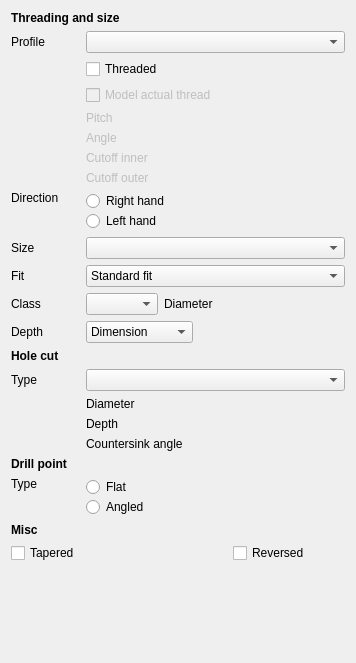
<?xml version="1.0" encoding="UTF-8"?>
<ui version="4.0">
 <class>TaskHoleParameters</class>
 <widget class="QWidget" name="TaskHoleParameters">
  <property name="geometry">
   <rect>
    <x>0</x>
    <y>0</y>
    <width>356</width>
    <height>663</height>
   </rect>
  </property>
  <property name="windowTitle">
   <string>Task Hole Parameters</string>
  </property>
  <layout class="QGridLayout" name="gridLayout">
   <item row="11" column="5" colspan="2">
    <widget class="Gui::PrefQuantitySpinBox" name="Diameter" native="true">
     <property name="unit" stdset="0">
      <string notr="true">mm</string>
     </property>
    </widget>
   </item>
   <item row="14" column="0">
    <widget class="QLabel" name="label">
     <property name="sizePolicy">
      <sizepolicy hsizetype="Maximum" vsizetype="Preferred">
       <horstretch>0</horstretch>
       <verstretch>0</verstretch>
      </sizepolicy>
     </property>
     <property name="text">
      <string>Type</string>
     </property>
    </widget>
   </item>
   <item row="15" column="2" colspan="2">
    <widget class="QLabel" name="label_11">
     <property name="text">
      <string>Diameter</string>
     </property>
    </widget>
   </item>
   <item row="16" column="2" colspan="2">
    <widget class="QLabel" name="label_12">
     <property name="text">
      <string>Depth</string>
     </property>
    </widget>
   </item>
   <item row="6" column="2">
    <widget class="QLabel" name="label_CutoffInner">
     <property name="enabled">
      <bool>false</bool>
     </property>
     <property name="text">
      <string>Cutoff inner</string>
     </property>
    </widget>
   </item>
   <item row="11" column="0" colspan="2">
    <widget class="QLabel" name="label_5">
     <property name="sizePolicy">
      <sizepolicy hsizetype="Maximum" vsizetype="Preferred">
       <horstretch>0</horstretch>
       <verstretch>0</verstretch>
      </sizepolicy>
     </property>
     <property name="text">
      <string>Class</string>
     </property>
    </widget>
   </item>
   <item row="21" column="0" colspan="2">
    <widget class="QCheckBox" name="Tapered">
     <property name="text">
      <string>Tapered</string>
     </property>
    </widget>
   </item>
   <item row="12" column="5" colspan="2">
    <widget class="Gui::PrefQuantitySpinBox" name="Depth" native="true">
     <property name="unit" stdset="0">
      <string notr="true">mm</string>
     </property>
    </widget>
   </item>
   <item row="8" column="0" colspan="2">
    <widget class="QLabel" name="label_8">
     <property name="sizePolicy">
      <sizepolicy hsizetype="Maximum" vsizetype="Preferred">
       <horstretch>0</horstretch>
       <verstretch>0</verstretch>
      </sizepolicy>
     </property>
     <property name="text">
      <string>Direction</string>
     </property>
     <property name="alignment">
      <set>Qt::AlignLeading|Qt::AlignLeft|Qt::AlignTop</set>
     </property>
    </widget>
   </item>
   <item row="14" column="2" colspan="5">
    <widget class="QComboBox" name="HoleCutType"/>
   </item>
   <item row="10" column="0" colspan="2">
    <widget class="QLabel" name="label_3">
     <property name="text">
      <string>Fit</string>
     </property>
    </widget>
   </item>
   <item row="16" column="4" colspan="3">
    <widget class="Gui::PrefQuantitySpinBox" name="HoleCutDepth" native="true">
     <property name="unit" stdset="0">
      <string notr="true">mm</string>
     </property>
    </widget>
   </item>
   <item row="15" column="4" colspan="3">
    <widget class="Gui::PrefQuantitySpinBox" name="HoleCutDiameter" native="true">
     <property name="unit" stdset="0">
      <string notr="true">mm</string>
     </property>
    </widget>
   </item>
   <item row="9" column="2" colspan="5">
    <widget class="QComboBox" name="ThreadSize"/>
   </item>
   <item row="19" column="2" colspan="5">
    <widget class="QWidget" name="widget_2" native="true">
     <layout class="QVBoxLayout" name="verticalLayout_2">
      <property name="spacing">
       <number>0</number>
      </property>
      <property name="leftMargin">
       <number>0</number>
      </property>
      <property name="topMargin">
       <number>0</number>
      </property>
      <property name="rightMargin">
       <number>0</number>
      </property>
      <property name="bottomMargin">
       <number>0</number>
      </property>
      <item>
       <widget class="QRadioButton" name="drillPointFlat">
        <property name="sizePolicy">
         <sizepolicy hsizetype="Maximum" vsizetype="Fixed">
          <horstretch>0</horstretch>
          <verstretch>0</verstretch>
         </sizepolicy>
        </property>
        <property name="text">
         <string>Flat</string>
        </property>
       </widget>
      </item>
      <item>
       <layout class="QHBoxLayout" name="horizontalLayout">
        <item>
         <widget class="QRadioButton" name="drillPointAngled">
          <property name="sizePolicy">
           <sizepolicy hsizetype="Maximum" vsizetype="Fixed">
            <horstretch>0</horstretch>
            <verstretch>0</verstretch>
           </sizepolicy>
          </property>
          <property name="text">
           <string>Angled</string>
          </property>
         </widget>
        </item>
        <item>
         <widget class="Gui::PrefQuantitySpinBox" name="DrillPointAngle" native="true">
          <property name="unit" stdset="0">
           <string notr="true">deg</string>
          </property>
         </widget>
        </item>
       </layout>
      </item>
     </layout>
    </widget>
   </item>
   <item row="4" column="2">
    <widget class="QLabel" name="label_Pitch">
     <property name="enabled">
      <bool>false</bool>
     </property>
     <property name="text">
      <string>Pitch</string>
     </property>
    </widget>
   </item>
   <item row="8" column="2" colspan="5">
    <widget class="QWidget" name="widget" native="true">
     <layout class="QVBoxLayout" name="verticalLayout">
      <property name="spacing">
       <number>0</number>
      </property>
      <property name="leftMargin">
       <number>0</number>
      </property>
      <property name="topMargin">
       <number>0</number>
      </property>
      <property name="rightMargin">
       <number>0</number>
      </property>
      <property name="bottomMargin">
       <number>0</number>
      </property>
      <item>
       <widget class="QRadioButton" name="directionRightHand">
        <property name="text">
         <string>Right hand</string>
        </property>
       </widget>
      </item>
      <item>
       <widget class="QRadioButton" name="directionLeftHand">
        <property name="text">
         <string>Left hand</string>
        </property>
       </widget>
      </item>
     </layout>
    </widget>
   </item>
   <item row="3" column="2" colspan="5">
    <widget class="QCheckBox" name="ModelActualThread">
     <property name="enabled">
      <bool>false</bool>
     </property>
     <property name="text">
      <string>Model actual thread</string>
     </property>
    </widget>
   </item>
   <item row="2" column="2" colspan="5">
    <widget class="QCheckBox" name="Threaded">
     <property name="text">
      <string>Threaded</string>
     </property>
    </widget>
   </item>
   <item row="5" column="2">
    <widget class="QLabel" name="label_Angle">
     <property name="enabled">
      <bool>false</bool>
     </property>
     <property name="text">
      <string>Angle</string>
     </property>
    </widget>
   </item>
   <item row="23" column="2">
    <spacer name="verticalSpacer">
     <property name="orientation">
      <enum>Qt::Vertical</enum>
     </property>
     <property name="sizeHint" stdset="0">
      <size>
       <width>20</width>
       <height>40</height>
      </size>
     </property>
    </spacer>
   </item>
   <item row="1" column="0" colspan="2">
    <widget class="QLabel" name="label_2">
     <property name="sizePolicy">
      <sizepolicy hsizetype="Maximum" vsizetype="Preferred">
       <horstretch>0</horstretch>
       <verstretch>0</verstretch>
      </sizepolicy>
     </property>
     <property name="text">
      <string>Profile</string>
     </property>
    </widget>
   </item>
   <item row="11" column="2">
    <widget class="QComboBox" name="ThreadClass"/>
   </item>
   <item row="17" column="2" colspan="2">
    <widget class="QLabel" name="label_10">
     <property name="text">
      <string>Countersink angle</string>
     </property>
    </widget>
   </item>
   <item row="19" column="0" colspan="2">
    <widget class="QLabel" name="label_15">
     <property name="text">
      <string>Type</string>
     </property>
     <property name="alignment">
      <set>Qt::AlignLeading|Qt::AlignLeft|Qt::AlignTop</set>
     </property>
    </widget>
   </item>
   <item row="11" column="3" colspan="2">
    <widget class="QLabel" name="label_7">
     <property name="sizePolicy">
      <sizepolicy hsizetype="Maximum" vsizetype="Preferred">
       <horstretch>0</horstretch>
       <verstretch>0</verstretch>
      </sizepolicy>
     </property>
     <property name="text">
      <string>Diameter</string>
     </property>
    </widget>
   </item>
   <item row="1" column="2" colspan="5">
    <widget class="QComboBox" name="ThreadType"/>
   </item>
   <item row="12" column="0" colspan="2">
    <widget class="QLabel" name="label_6">
     <property name="sizePolicy">
      <sizepolicy hsizetype="Maximum" vsizetype="Preferred">
       <horstretch>0</horstretch>
       <verstretch>0</verstretch>
      </sizepolicy>
     </property>
     <property name="text">
      <string>Depth</string>
     </property>
    </widget>
   </item>
   <item row="17" column="4" colspan="3">
    <widget class="Gui::PrefQuantitySpinBox" name="HoleCutCountersinkAngle" native="true">
     <property name="unit" stdset="0">
      <string notr="true">deg</string>
     </property>
    </widget>
   </item>
   <item row="12" column="2" colspan="2">
    <widget class="QComboBox" name="DepthType">
     <property name="sizePolicy">
      <sizepolicy hsizetype="MinimumExpanding" vsizetype="Fixed">
       <horstretch>0</horstretch>
       <verstretch>0</verstretch>
      </sizepolicy>
     </property>
     <item>
      <property name="text">
       <string>Dimension</string>
      </property>
     </item>
     <item>
      <property name="text">
       <string>Through all</string>
      </property>
     </item>
    </widget>
   </item>
   <item row="9" column="0">
    <widget class="QLabel" name="label_4">
     <property name="sizePolicy">
      <sizepolicy hsizetype="Maximum" vsizetype="Preferred">
       <horstretch>0</horstretch>
       <verstretch>0</verstretch>
      </sizepolicy>
     </property>
     <property name="text">
      <string>Size</string>
     </property>
    </widget>
   </item>
   <item row="10" column="2" colspan="5">
    <widget class="QComboBox" name="ThreadFit">
     <item>
      <property name="text">
       <string>Standard fit</string>
      </property>
     </item>
     <item>
      <property name="text">
       <string>Close fit</string>
      </property>
     </item>
    </widget>
   </item>
   <item row="7" column="2">
    <widget class="QLabel" name="label_CutoffOuter">
     <property name="enabled">
      <bool>false</bool>
     </property>
     <property name="text">
      <string>Cutoff outer</string>
     </property>
    </widget>
   </item>
   <item row="4" column="3" colspan="4">
    <widget class="Gui::PrefQuantitySpinBox" name="ThreadPitch" native="true">
     <property name="enabled">
      <bool>false</bool>
     </property>
     <property name="unit" stdset="0">
      <string notr="true">mm</string>
     </property>
    </widget>
   </item>
   <item row="5" column="3" colspan="4">
    <widget class="Gui::PrefQuantitySpinBox" name="ThreadAngle" native="true">
     <property name="enabled">
      <bool>false</bool>
     </property>
     <property name="unit" stdset="0">
      <string notr="true">deg</string>
     </property>
    </widget>
   </item>
   <item row="6" column="3" colspan="4">
    <widget class="Gui::PrefQuantitySpinBox" name="ThreadCutOffInner" native="true">
     <property name="enabled">
      <bool>false</bool>
     </property>
     <property name="unit" stdset="0">
      <string notr="true">mm</string>
     </property>
    </widget>
   </item>
   <item row="7" column="3" colspan="4">
    <widget class="Gui::PrefQuantitySpinBox" name="ThreadCutOffOuter" native="true">
     <property name="enabled">
      <bool>false</bool>
     </property>
     <property name="unit" stdset="0">
      <string notr="true">mm</string>
     </property>
    </widget>
   </item>
   <item row="18" column="0" colspan="7">
    <widget class="QLabel" name="label_9">
     <property name="sizePolicy">
      <sizepolicy hsizetype="Maximum" vsizetype="Preferred">
       <horstretch>0</horstretch>
       <verstretch>0</verstretch>
      </sizepolicy>
     </property>
     <property name="text">
      <string>&lt;b&gt;Drill point&lt;/b&gt;</string>
     </property>
     <property name="alignment">
      <set>Qt::AlignLeading|Qt::AlignLeft|Qt::AlignTop</set>
     </property>
    </widget>
   </item>
   <item row="20" column="0" colspan="7">
    <widget class="QLabel" name="label_16">
     <property name="text">
      <string>&lt;b&gt;Misc&lt;/b&gt;</string>
     </property>
    </widget>
   </item>
   <item row="13" column="0" colspan="7">
    <widget class="QLabel" name="label_14">
     <property name="text">
      <string>&lt;b&gt;Hole cut&lt;/b&gt;</string>
     </property>
    </widget>
   </item>
   <item row="0" column="0" colspan="7">
    <widget class="QLabel" name="label_13">
     <property name="text">
      <string>&lt;b&gt;Threading and size&lt;/b&gt;</string>
     </property>
    </widget>
   </item>
   <item row="21" column="2" colspan="2">
    <widget class="Gui::PrefQuantitySpinBox" name="TaperedAngle" native="true">
     <property name="unit" stdset="0">
      <string notr="true">deg</string>
     </property>
    </widget>
   </item>
   <item row="21" column="5">
    <widget class="QCheckBox" name="Reversed">
     <property name="text">
      <string>Reversed</string>
     </property>
    </widget>
   </item>
  </layout>
 </widget>
 <customwidgets>
  <customwidget>
   <class>Gui::PrefQuantitySpinBox</class>
   <extends>QWidget</extends>
   <header>Gui/PrefWidgets.h</header>
  </customwidget>
 </customwidgets>
 <resources/>
 <connections/>
</ui>
